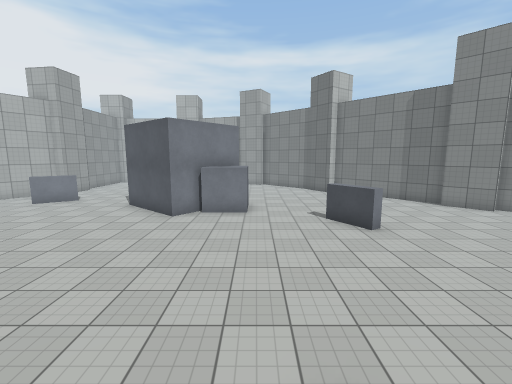
View 1 (above)

22 first-person views from a walk through a 3-D level made in the Unity game engine. The camera is 1.3 m above the floor, tilts 8° down and sees 90° across. The floor is counted in squares, 1 m on a side. Each view is taken from the middle of a square. On the plan, view 1 faces up. The plan holds only what a view shows up to about 13 squares ahead; the rest is blank. The place goes on beyond the plan. The player character is not drawn. Surface patterns are stand-ins for the level's own textures.

View 2
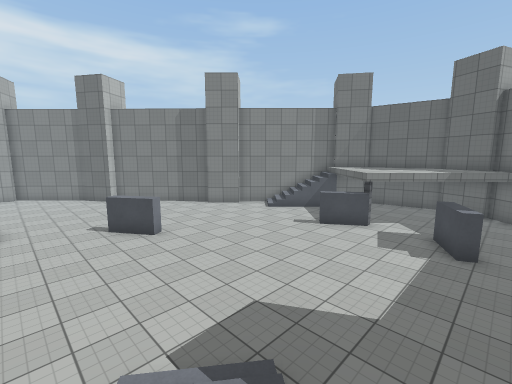

View 3
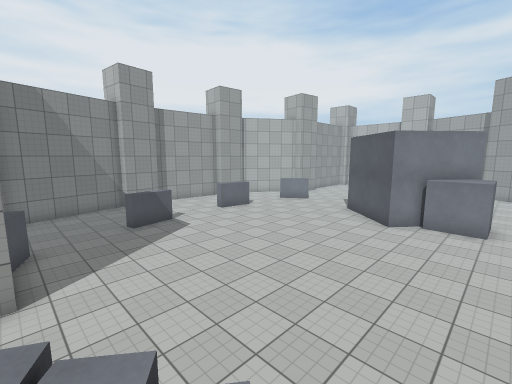

View 4
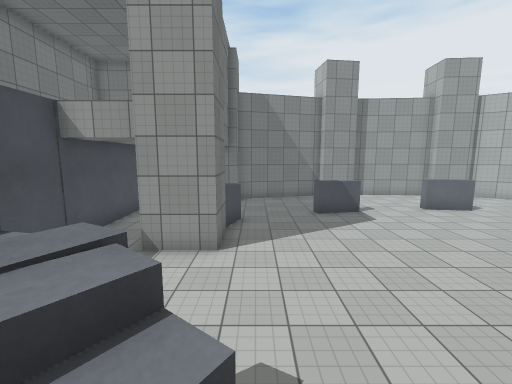

View 5
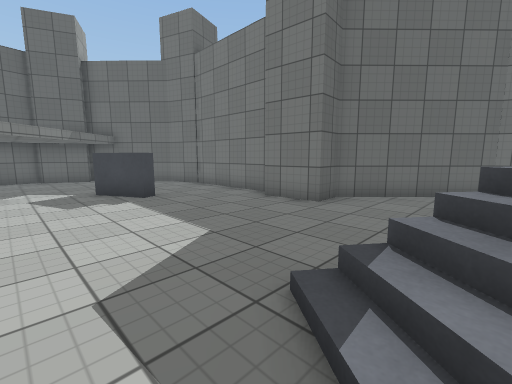

View 6
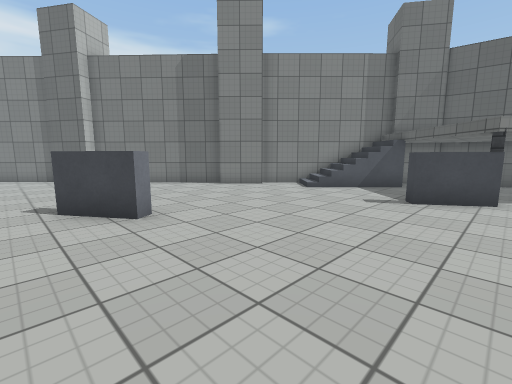

View 7
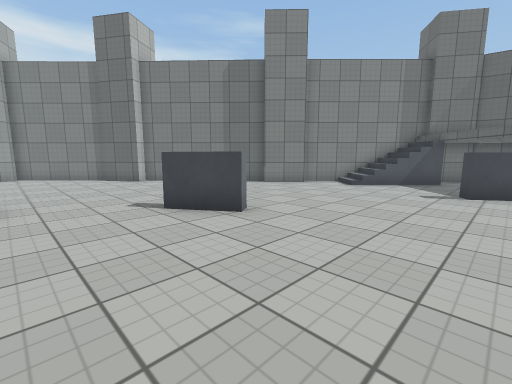

View 8
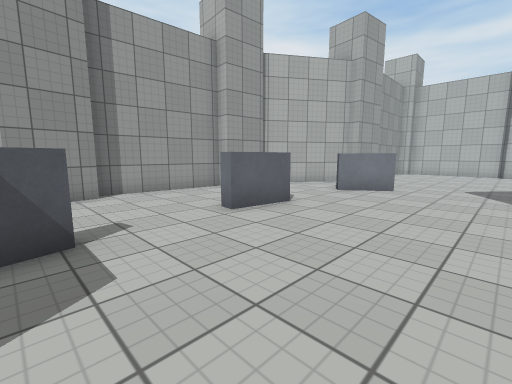

View 9
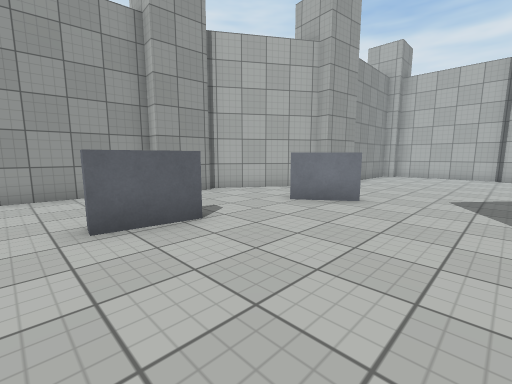

View 10
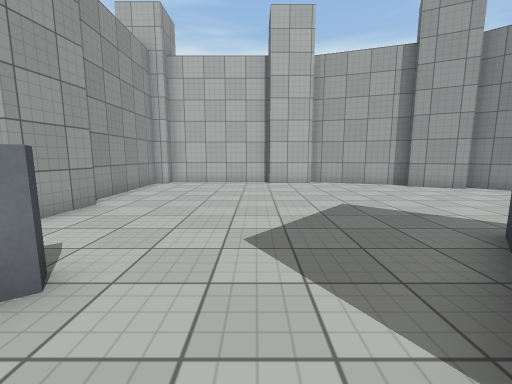

View 11
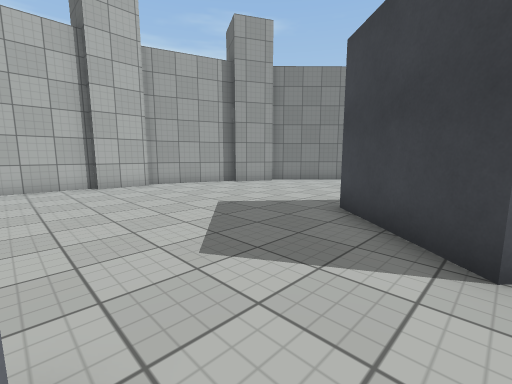

View 12
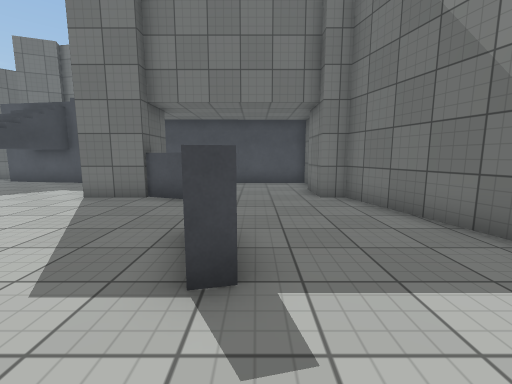

View 13
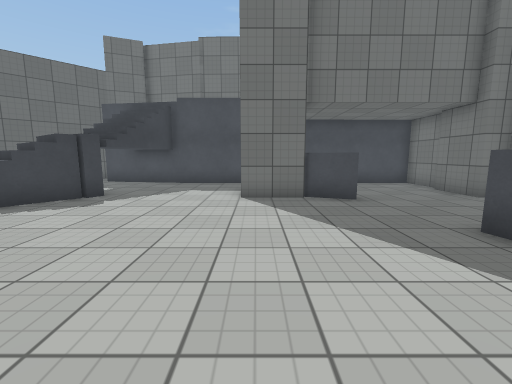

View 14
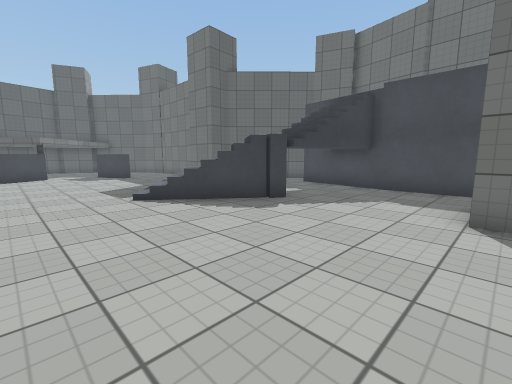

View 15
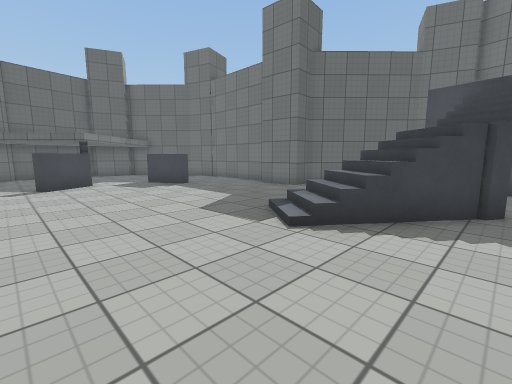

View 16
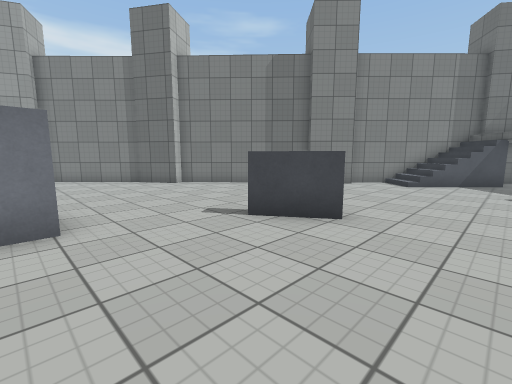

View 17
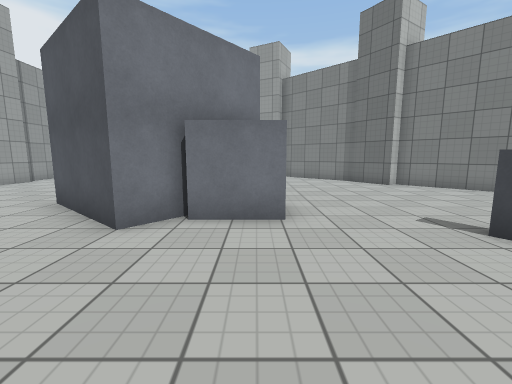

View 18
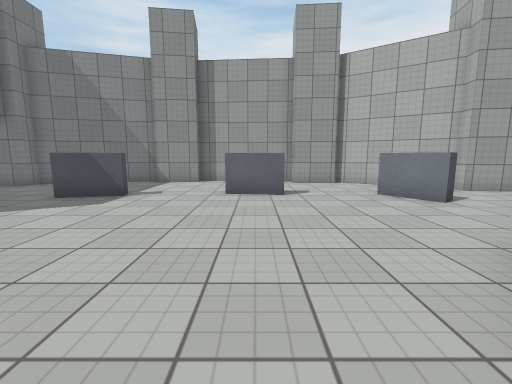

View 19
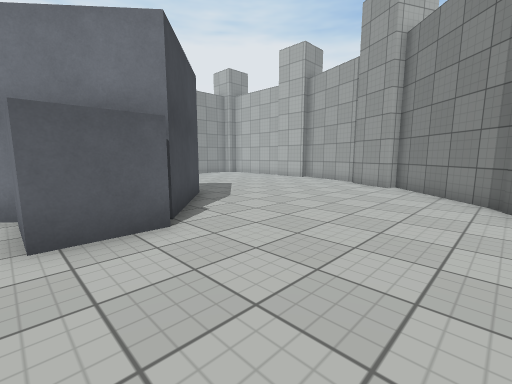

View 20
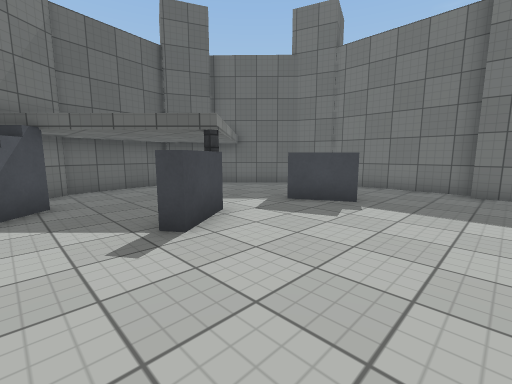

View 21
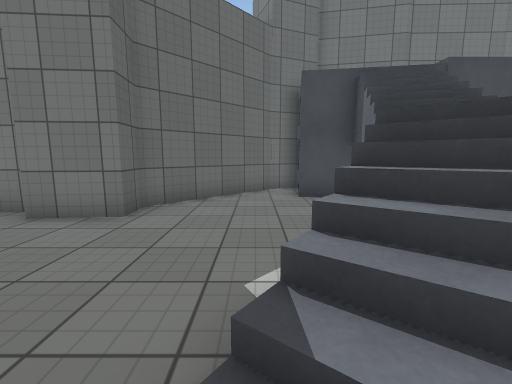

View 22
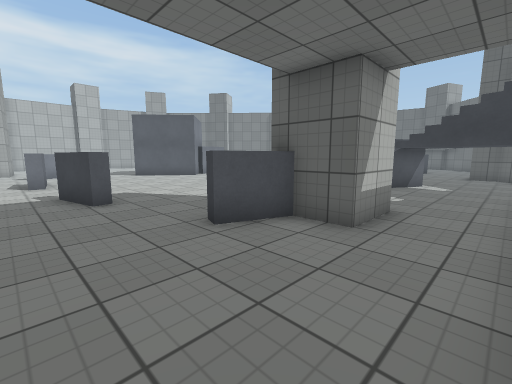

### Floor plan
Key: @ floor where view 1 was taken; # wall or solid block; x gap in a wall; . main floor; : floor 3.25 m higher than the main floor; / step, stairs or slope; = window, fence, low wall or low ledge; v drop or lower ground; P pillar; B block; O other object.
Columns run from 17 left of view 1 to 17 right of it. Each row starts with its distance up from view 1.
 25     ###########
 24     #.........###
 23     #...........###
 22     #............###
 21     #..............##
 20     #...............##
 19     #................##
 18     #.................##
 17    ##..................##
 16    #.........O..........##
 15   ##. .O....OOO..........##
 14  ##.. OO...OO  OO.........##
 13  ##..O.....O    O..........#
 12  #..........O OOO..........##
 11  #...........OOOO...........###
 10  #...O..............OO......./##
  9  #...O...............O......///##
  8 ##...O.......................=//#
  7 #.............................#/##
  6 ##.............................#.##
  5  #....O....................O......#
  4  #...OO....................OO.....#
  3  #....O.....................P.....#
  2  #................/...............#
  1  ##..............///........O.....#
  0   #.............v@/=......OOO....##
 -1   ##...OO##....O#/#..............##
 -2    #.....##....###..............##
 -3   ##.....##....## .............##
 -4   #............ x.....##########
 -5   #............ :....##
 -6   BB             ...##
 -7   BB              ..#
 -8     #################

Positions as (right, up) in squares from view 1, and headings:
1: (0, 0), facing up
2: (0, -1), facing up-right
3: (0, -1), facing up-left
4: (0, 0), facing left
5: (1, 3), facing down-right
6: (2, 3), facing up-right
7: (0, 4), facing up-right
8: (-7, 4), facing up-left
9: (-7, 7), facing up-left
10: (-8, 12), facing up
11: (-10, 13), facing up-right
12: (-12, 7), facing down
13: (-7, 7), facing down
14: (-7, 5), facing down-right
15: (-2, 6), facing down-right
16: (-1, 6), facing up-right
17: (-1, 6), facing up
18: (-3, 9), facing left
19: (4, 11), facing up-left
20: (6, 7), facing down-right
21: (2, 2), facing down
22: (-13, -5), facing up-right
